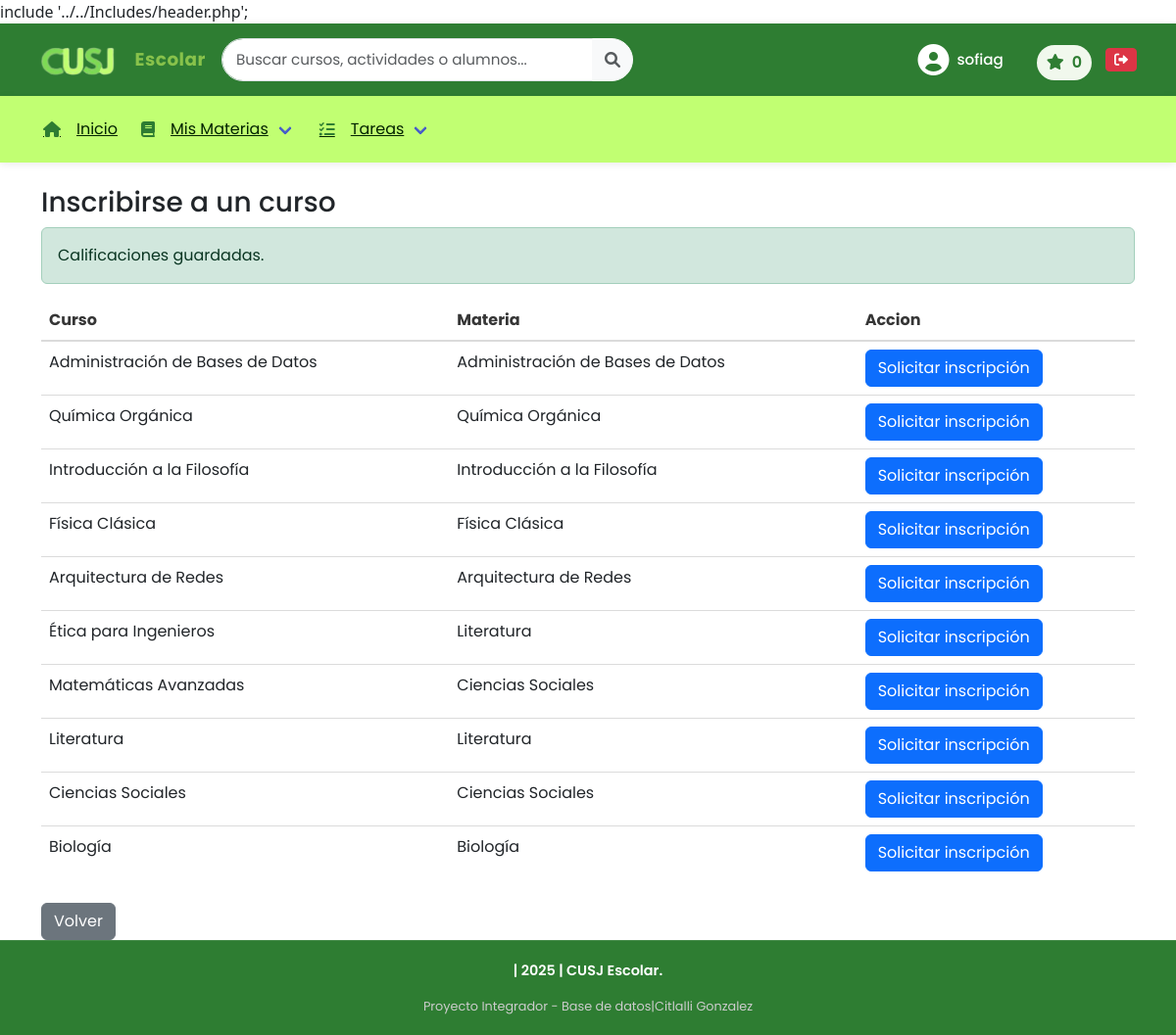
The app's page /home/usuarios/inscribir.php (signed in) with its own data.
### tables this page shows
CREATE TABLE `cursos` (
  `id_curso` int NOT NULL AUTO_INCREMENT,
  `nombre_curso` varchar(100) DEFAULT NULL,
  `id_materia` int DEFAULT NULL,
  `id_profesor` int DEFAULT NULL,
  PRIMARY KEY (`id_curso`),
  KEY `id_profesor` (`id_profesor`),
  KEY `id_materia` (`id_materia`),
  CONSTRAINT `cursos_ibfk_1` FOREIGN KEY (`id_profesor`) REFERENCES `profesores` (`ID_profesor`),
  CONSTRAINT `cursos_ibfk_2` FOREIGN KEY (`id_materia`) REFERENCES `materia` (`id_materia`) ON DELETE CASCADE ON UPDATE CASCADE
);

CREATE TABLE `materia` (
  `id_materia` int NOT NULL AUTO_INCREMENT,
  `nombre` varchar(100) NOT NULL,
  `descripcion` text,
  `creditos` int NOT NULL,
  `id_departamento` int NOT NULL,
  PRIMARY KEY (`id_materia`),
  KEY `id_departamento` (`id_departamento`),
  CONSTRAINT `materia_ibfk_1` FOREIGN KEY (`id_departamento`) REFERENCES `departamento` (`id_departamento`) ON DELETE CASCADE ON UPDATE CASCADE
);

### home/usuarios/inscribir.php (the view, shortened to what this page needs)
<?php
include '../../Includes/header.php';
$id_alumno = $_SESSION['id_alumno'] ?? $_SESSION['id_usuario'];
$sql = "SELECT c.id_curso, c.nombre_curso, m.nombre as materia
        FROM cursos c
        JOIN materia m ON c.id_materia = m.id_materia
        WHERE NOT EXISTS (SELECT 1 FROM inscripciones ins WHERE ins.ID_curso = c.id_curso AND ins.ID_alumno = :id_alumno)";
$stmt = $conexion->prepare($sql);
$stmt->execute([':id_alumno' => $id_alumno]);
$cursos = $stmt->fetchAll(PDO::FETCH_ASSOC);
?>
<div class="container mt-4">
    <h3>Inscribirse a un curso</h3>
    <?php if (isset($_SESSION['mensaje_ok'])): ?>
        <div class="alert alert-success"><?php echo $_SESSION['mensaje_ok']; unset($_SESSION['mensaje_ok']); ?></div>
    <?php endif; ?>
    <?php if (empty($cursos)): ?>
        <div class="alert alert-info">No hay cursos disponibles para inscribirte o ya solicitaste inscripción.</div>
    <?php else: ?>
                        <table class="table">
            <thead>
                <tr><th>Curso</th><th>Materia</th><th>Accion</th></tr>
            </thead>
            <tbody>
                <?php foreach ($cursos as $c): ?>
                    <tr>
                        <td><?php echo htmlspecialchars($c['nombre_curso']); ?></td>
                        <td><?php echo htmlspecialchars($c['materia']); ?></td>
                        <td>
                            <form action="/Proyecto_integral/api/alumno/procesar_solicitud_inscripcion.php" method="POST">
                                <button class="btn btn-primary">Solicitar inscripción</button>
                            </form>
                        </td>
                    </tr>
                <?php endforeach; ?>
            </tbody>
        </table>
    <?php endif; ?>
    <a href="/Proyecto_integral/home/usuarios/index_alumno.php" class="btn btn-secondary">Volver</a>
</div>
<?php include '../../Includes/footer.php'; ?>

### Includes/header.php (shortened to what this page needs)
<?php
$base_url = '/Proyecto_integral';
$foto_perfil = null;
$insignias_count = 0;
if (isset($_SESSION['id_usuario']) && isset($_SESSION['rol'])) {
    $rol = strtolower($_SESSION['rol']);
    try {
        $badge_user_id = $_SESSION['id_alumno'] ?? $_SESSION['id_usuario'];
        if ($rol === 'alumno') {
            try {
                $sql = "SELECT foto_perfil FROM alumnos WHERE id_alumno = :id LIMIT 1";
                $stmt = $conexion->prepare($sql);
                $stmt->execute([':id' => $badge_user_id]);
                $result = $stmt->fetch(PDO::FETCH_ASSOC);
                $foto_perfil = $result['foto_perfil'] ?? null;
            } catch (Exception $e) {
            }
            try {
                $sql_badges = "SELECT COUNT(*) FROM user_achievements WHERE id_usuario = :uid";
                $stmt_badges = $conexion->prepare($sql_badges);
                $stmt_badges->execute([':uid' => $badge_user_id]);
                $insignias_count = (int)$stmt_badges->fetchColumn();
            } catch (Exception $e) {
                $insignias_count = 0;
                $insignias_recientes = [];
            }
        }
    } catch (Exception $e) {
    }
}
$insignias_tooltip = '';
?>
<!DOCTYPE html>
<html lang="es">
<head>
    <link rel="stylesheet" href="<?php echo $base_url; ?>/assets/css/style.css">
    <link href="https://cdnjs.cloudflare.com/ajax/libs/font-awesome/6.0.0/css/all.min.css" rel="stylesheet">
    <link rel="stylesheet" href="https://cdn.jsdelivr.net/npm/bulma@0.9.4/css/bulma.min.css">
    <link href="https://cdn.jsdelivr.net/npm/bootstrap@5.3.0/dist/css/bootstrap.min.css" rel="stylesheet">
</head>
<body>
    <header class="main-navbar">
        <div class="contenedor-header d-flex align-items-center">
            <img src="<?php echo $base_url; ?>/assets/imgs/logo.png" alt="Logo CUSJ" class="nav-logo">
            <span class="ms-2 logo-escolar logo-escolar-strong">Escolar</span>
        </div>
        <?php if (isset($_SESSION['id_usuario'])): ?>
        <div class="search-box mx-3 search-box--wide">
            <form action="<?php echo $base_url; ?>/buscar.php" method="GET">
                <div class="input-group">
                    <input type="search" name="q" class="form-control rounded-start-pill search-input" placeholder="Buscar cursos, actividades o alumnos..." aria-label="Buscar" value="<?php echo htmlspecialchars($_GET['q'] ?? ''); ?>">
                    <button class="btn btn-light rounded-end-pill" type="submit" aria-label="Buscar">
                        <i class="fas fa-search text-muted"></i>
                    </button>
                </div>
            </form>
        </div>
        <?php endif; ?>
        <div class="user-menu">
            <?php if (isset($_SESSION['id_usuario'])): ?>
                <?php if (isset($_SESSION['rol'])): ?>
                    <?php $r = strtolower($_SESSION['rol']); ?>
                    <?php if ($r === 'alumno'): ?>
                        <a href="<?php echo $base_url; ?>/views/alumno/perfil.php" class="user-name mx-3 enlace-usuario-perfil">
                            <?php if (!empty($foto_perfil)): ?>
                                <img src="<?php echo htmlspecialchars($foto_perfil); ?>" alt="Foto" class="imagen-usuario-header">
                            <?php else: ?>
                                <i class="fas fa-user-circle icono-usuario-circulo"></i>
                            <?php endif; ?>
                            <span><?php echo htmlspecialchars($_SESSION['nombre']); ?></span>
                        </a>
                        <div class="badge-insignia ms-2" title="<?php echo htmlspecialchars($insignias_tooltip); ?>">
                            <a href="<?php echo $base_url; ?>/views/alumno/perfil.php#insignias" class="no-decoration-inherit">
                                <i class="fas fa-star"></i>
                                <span class="ms-1"><?php echo (int)$insignias_count; ?></span>
                            </a>
                        </div>
                    <?php endif; ?>
                <?php endif; ?>
                <a href="<?php echo $base_url; ?>/logout.php" class="btn btn-danger btn-sm" title="Cerrar sesión">
                    <i class="fas fa-sign-out-alt"></i>
                </a>
            <?php endif; ?>
        </div>
    </header>
    <nav class="navbar navbar-c1" role="navigation" aria-label="navigation">
        <div id="navbarMenuC1" class="navbar-menu">
            <div class="navbar-start">
                <?php if (isset($_SESSION['id_usuario'])): ?>
                    <?php $r = strtolower($_SESSION['rol']); ?>
                    <a class="navbar-item" href="<?php echo $base_url; ?>/index.php">
                        <i class="fas fa-home"></i> <span class="ms-2">Inicio</span>
                    </a>
                    <?php if ($r === 'alumno'): ?>
                        <div class="navbar-item has-dropdown is-hoverable">
                            <a class="navbar-link">
                                <i class="fas fa-book"></i> <span class="ms-2">Mis Materias</span>
                            </a>
                        </div>
                        <div class="navbar-item has-dropdown is-hoverable">
                            <a class="navbar-link">
                                <i class="fas fa-tasks"></i> <span class="ms-2">Tareas</span>
                            </a>
                        </div>
                    <?php endif; ?>
                <?php endif; ?>
            </div>
        </div>
    </nav>

### Includes/footer.php (shortened to what this page needs)
<footer class="main-footer">
        <div class="footer-content">
            <div class="footer-left">
                <p>| 2025 | CUSJ Escolar.</p>
                <small>Proyecto Integrador - Base de datos|Citlalli Gonzalez </small>
            </div>
        </div>
    </footer>
    </body>
</html>

### assets/css/style.css (style rules this page uses)
html { --primary-dark: #2E7D32; --accent: #85cf62; --text-white: #ffffff; --bg-body: #f4f6f9; }
* { margin: 0; padding: 0; box-sizing: border-box; font-family: 'Poppins', sans-serif; }
body { background-color: var(--bg-body); min-height: 100vh; display: flex; flex-direction: column; }
p { color: #666; margin-bottom: 30px; font-size: 0.9rem; }
.main-navbar { background-color: var(--primary-dark); color: var(--text-white); padding: 12px 40px; display: flex; justify-content: space-between; align-items: center; box-shadow: 0 4px 12px rgba(0,0,0,0.1); }
.contenedor-header { display: flex; align-items: center; gap: 12px; }
.search-box .form-control.search-input { font-size: 0.95rem; padding: 10px 14px; }
.search-box .btn { border-radius: 0 999px 999px 0; }
.badge-insignia { display: inline-flex; align-items: center; gap: 8px; padding: 6px 10px; border-radius: 999px; background: #f1f8ed; color: var(--primary-dark); font-weight: 600; margin: 6px 4px 0 0; }
.nav-logo { height: 50px; width: auto; border-radius: 5px; }
.logo-escolar { color: var(--accent); font-size: 1.15rem; font-weight: 800; margin-left: 6px; letter-spacing: 0.5px; }
.main-navbar .search-box { max-width: 420px; flex: 1 0 auto; }
.main-navbar .search-box .input-group { width: 100%; }
.main-navbar .user-menu { margin-left: auto; }
.search-box--wide { flex: 1; max-width: 600px; }
.no-decoration-inherit { text-decoration: none; color: inherit; }
.logo-escolar-strong { font-weight:700; color:#88c24b; }
.main-footer { background-color: var(--primary-dark); color: rgba(255, 255, 255, 0.7); padding: 20px 40px; margin-top: auto; border-top: 1px solid rgba(255, 255, 255, 0.1); text-align: center; }
.footer-content { max-width: 1200px; margin: 0 auto; }
.footer-left p { font-weight: 600; color: white; }
.footer-left small { font-size: 0.8rem; color: #ccc; }
.user-menu { display: flex; align-items: center; gap: 10px; }
.user-name { font-size: 0.95rem; font-weight: 500; }
.btn-primary { display: inline-block; background: var(--primary-dark); color: white; padding: 10px 20px; border-radius: 5px; text-decoration: none; transition: background 0.2s; }
.enlace-usuario-perfil { color: white; text-decoration: none; display: flex; align-items: center; gap: 8px; transition: opacity 0.2s ease; }
.icono-usuario-circulo { font-size: 32px; }
.navbar-c1 { background-color: #C1FF72 !important; color: #022400 !important; padding: 0.5rem 1rem !important; box-shadow: 0 2px 8px rgba(0,0,0,0.08); }
.navbar-c1 .navbar-item, .navbar-c1 .navbar-link, .navbar-c1 .navbar-burger { color: #022400 !important; }
.navbar-c1 .navbar-item i, .navbar-c1 .navbar-link i { color: #2E7D32; margin-right: 8px; }
.alert { padding: 12px 16px; border-radius: 6px; margin-bottom: 15px; display: flex; align-items: center; gap: 12px; }
.alert-success { background: #f1f8ed; border-left: 4px solid #4CAF50; color: #2e7d32; }
.text-muted { color: #999; }

### records on screen
cursos: nombre_curso "Administración de Bases de Datos", id_materia.nombre "Administración de Bases de Datos"
cursos: nombre_curso "Química Orgánica", id_materia.nombre "Química Orgánica"
cursos: nombre_curso "Introducción a la Filosofía", id_materia.nombre "Introducción a la Filosofía"
cursos: nombre_curso "Física Clásica", id_materia.nombre "Física Clásica"
cursos: nombre_curso "Arquitectura de Redes", id_materia.nombre "Arquitectura de Redes"
cursos: nombre_curso "Ética para Ingenieros", id_materia.nombre "Literatura"
cursos: nombre_curso "Matemáticas Avanzadas", id_materia.nombre "Ciencias Sociales"
cursos: nombre_curso "Literatura", id_materia.nombre "Literatura"
cursos: nombre_curso "Ciencias Sociales", id_materia.nombre "Ciencias Sociales"
cursos: nombre_curso "Biología", id_materia.nombre "Biología"

### other values on screen
$_SESSION['nombre'] "sofiag"
$insignias_count "0"
$_SESSION['mensaje_ok'] "Calificaciones guardadas."
